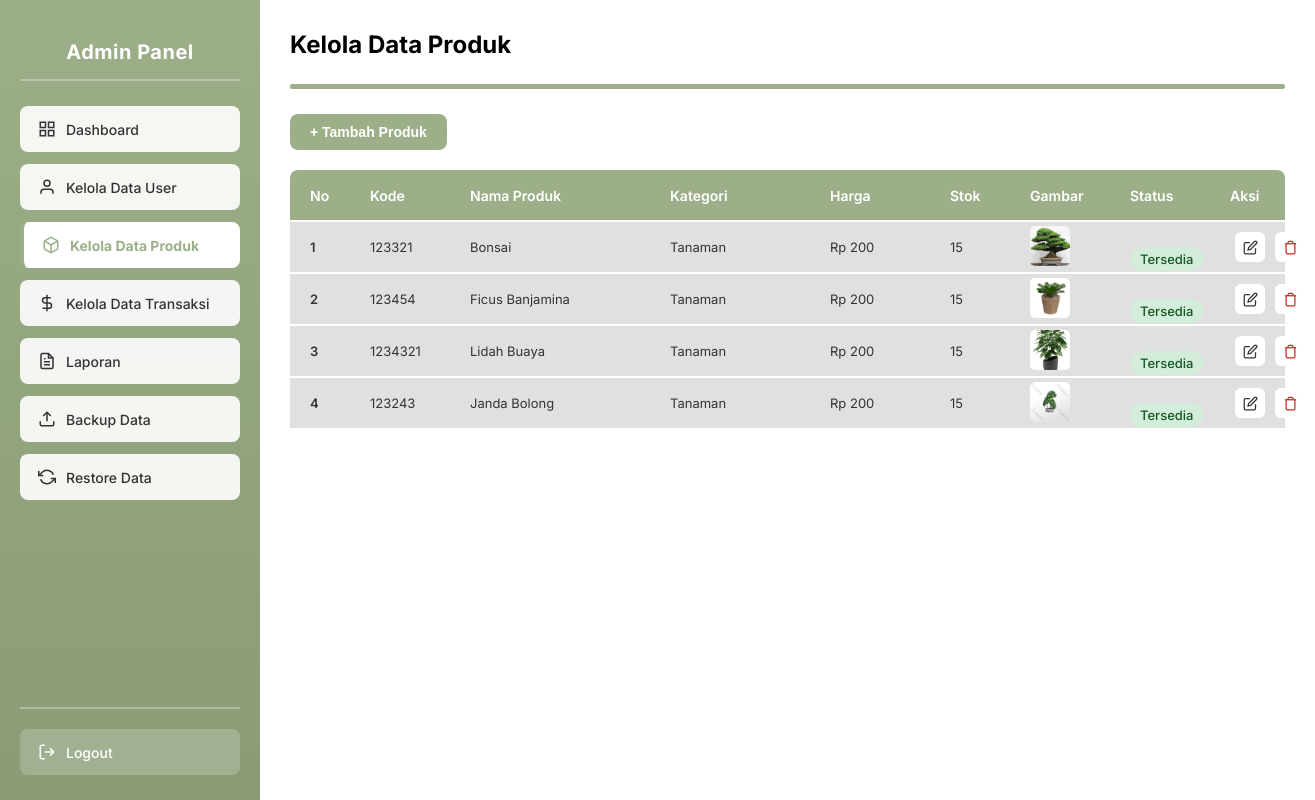
/Admin/kelola_data_produk.php (signed in), run on the app's committed database.
### tables this page shows
CREATE TABLE `produk` (
  `id` int(11) NOT NULL,
  `kode_produk` varchar(50) NOT NULL,
  `nama_produk` varchar(100) NOT NULL,
  `id_kategori` int(11) DEFAULT NULL,
  `harga` decimal(10,2) NOT NULL,
  `stok` int(11) NOT NULL,
  `deskripsi` text DEFAULT NULL,
  `status` enum('tersedia','habis','diskon') DEFAULT 'tersedia',
  `gambar` varchar(255) DEFAULT NULL,
  `created_at` timestamp NOT NULL DEFAULT current_timestamp()
);

CREATE TABLE `kategori` (
  `id` int(11) NOT NULL,
  `nama_kategori` varchar(100) NOT NULL
);

### Admin/kelola_data_produk.php (the view, shortened to what this page needs)
<?php
$koneksi = getKoneksi();
$query = "SELECT p.*, k.nama_kategori
FROM produk p
LEFT JOIN kategori k ON p.id_kategori = k.id
ORDER BY p.id ASC";
$result = mysqli_query($koneksi, $query);
$products = [];
while ($row = mysqli_fetch_assoc($result)) {
    $products[] = $row;
}
?>
<!DOCTYPE html>
<html lang="id">
<head>
</head>
<body>
<div class="main-container">
<div class="sidebar">
<div class="sidebar-header">
<h1 class="sidebar-title">Admin Panel</h1>
</div>
<a href="dashboard.php" class="menu-item">
<svg viewBox="0 0 24 24"><rect x="3" y="3" width="7" height="7"></rect><rect x="14" y="3" width="7" height="7"></rect><rect x="14" y="14" width="7" height="7"></rect><rect x="3" y="14" width="7" height="7"></rect></svg>
Dashboard
</a>
<a href="kelola_data_user.php" class="menu-item">
<svg viewBox="0 0 24 24"><path d="M20 21v-2a4 4 0 0 0-4-4H8a4 4 0 0 0-4 4v2"></path><circle cx="12" cy="7" r="4"></circle></svg>
Kelola Data User
</a>
<a href="kelola_data_produk.php" class="menu-item active">
<svg viewBox="0 0 24 24"><path d="M21 16V8a2 2 0 0 0-1-1.73l-7-4a2 2 0 0 0-2 0l-7 4A2 2 0 0 0 3 8v8a2 2 0 0 0 1 1.73l7 4a2 2 0 0 0 2 0l7-4A2 2 0 0 0 21 16z"></path><polyline points="3.27 6.96 12 12.01 20.73 6.96"></polyline><line x1="12" y1="22.08" x2="12" y2="12"></line></svg>
Kelola Data Produk
</a>
<a href="kelola_data_transaksi.php" class="menu-item">
<svg viewBox="0 0 24 24"><line x1="12" y1="1" x2="12" y2="23"></line><path d="M17 5H9.5a3.5 3.5 0 0 0 0 7h5a3.5 3.5 0 0 1 0 7H6"></path></svg>
Kelola Data Transaksi
</a>
<a href="laporan.php" class="menu-item">
<svg viewBox="0 0 24 24"><path d="M14 2H6a2 2 0 0 0-2 2v16a2 2 0 0 0 2 2h12a2 2 0 0 0 2-2V8z"></path><polyline points="14 2 14 8 20 8"></polyline><line x1="16" y1="13" x2="8" y2="13"></line><line x1="16" y1="17" x2="8" y2="17"></line><polyline points="10 9 9 9 8 9"></polyline></svg>
Laporan
</a>
<a href="backup_data.php" class="menu-item">
<svg viewBox="0 0 24 24"><path d="M21 15v4a2 2 0 0 1-2 2H5a2 2 0 0 1-2-2v-4"></path><polyline points="17 8 12 3 7 8"></polyline><line x1="12" y1="3" x2="12" y2="15"></line></svg>
Backup Data
</a>
<a href="restore_data.php" class="menu-item">
<svg viewBox="0 0 24 24"><polyline points="1 4 1 10 7 10"></polyline><polyline points="23 20 23 14 17 14"></polyline><path d="M20.49 9A9 9 0 0 0 5.64 5.64L1 10m22 4l-4.64 4.36A9 9 0 0 1 3.51 15"></path></svg>
Restore Data
</a>
<div class="logout-section">
<a href="../auth/logout.php" class="logout-btn">
<svg viewBox="0 0 24 24"><path d="M9 21H5a2 2 0 0 1-2-2V5a2 2 0 0 1 2-2h4"></path><polyline points="16 17 21 12 16 7"></polyline><line x1="21" y1="12" x2="9" y2="12"></line></svg>
Logout
</a>
</div>
</div>
<div class="main-content">
<h2 class="page-title">Kelola Data Produk</h2>
<div class="divider"></div>
<button class="btn-add" onclick="openModal('add')">+ Tambah Produk</button>
<div class="table-header">
<span class="col-no">No</span>
<span class="col-kode">Kode</span>
<span class="col-nama">Nama Produk</span>
<span class="col-kategori">Kategori</span>
<span class="col-harga">Harga</span>
<span class="col-stok">Stok</span>
<span class="col-gambar">Gambar</span>
<span class="col-status">Status</span>
<span class="col-aksi">Aksi</span>
</div>
<?php $no = 1; foreach ($products as $product): ?>
<div class="table-row">
<span class="col-no"><?= $no++ ?></span>
<span class="col-kode"><?= htmlspecialchars($product['kode_produk']) ?></span>
<span class="col-nama"><?= htmlspecialchars($product['nama_produk']) ?></span>
<span class="col-kategori"><?= htmlspecialchars($product['nama_kategori'] ?? '-') ?></span>
<span class="col-harga">Rp <?= number_format($product['harga'], 0, ',', '.') ?></span>
<span class="col-stok"><?= $product['stok'] ?></span>
<span class="col-gambar">
<img src="../uploads/<?= $product['gambar'] ?? 'default.jpg' ?>" alt="Produk">
</span>
<span class="col-status <?= $product['status'] ?>">
<span class="badge badge-<?= $product['status']=='tersedia'?'success':($product['status']=='habis'?'danger':'warning') ?>">
<?= ucfirst($product['status']) ?>
</span>
</span>
<button class="btn-action btn-edit" onclick='openModal("edit", <?= json_encode($product) ?>)' title="Edit">
<svg viewBox="0 0 24 24"><path d="M11 4H4a2 2 0 0 0-2 2v14a2 2 0 0 0 2 2h14a2 2 0 0 0 2-2v-7"></path><path d="M18.5 2.5a2.121 2.121 0 0 1 3 3L12 15l-4 1 1-4 9.5-9.5z"></path></svg>
</button>
<a href="?hapus=<?= $product['id'] ?>" class="btn-action btn-delete" onclick="return confirm('Hapus produk ini?')" title="Hapus">
<svg viewBox="0 0 24 24"><polyline points="3 6 5 6 21 6"></polyline><path d="M19 6v14a2 2 0 0 1-2 2H7a2 2 0 0 1-2-2V6m3 0V4a2 2 0 0 1 2-2h4a2 2 0 0 1 2 2v2"></path></svg>
</a>
</div>
<?php endforeach; ?>
</div>
</div>
</body>
</html>

### Admin/kelola_data_produk.php (style rules this page uses)
* { margin: 0; padding: 0; box-sizing: border-box; }
body { font-family: 'Inter', Arial, sans-serif; background: #f5f5f5; color: #333; }
.main-container { display: flex; min-height: 100vh; }
.sidebar { width: 260px; background: linear-gradient(180deg, #9CAF88 0%, #8A9B76 100%); padding: 25px 20px; display: flex; flex-direction: column; position: fixed; height: 100vh; overflow-y: auto; }
.sidebar-header { text-align: center; padding: 15px 0; margin-bottom: 25px; border-bottom: 2px solid rgba(255,255,255,0.3); }
.sidebar-title { color: white; font-size: 20px; font-weight: 700; letter-spacing: 0.5px; }
.menu-item { background-color: rgba(255,255,255,0.9); padding: 14px 18px; margin-bottom: 12px; border-radius: 8px; text-align: left; cursor: pointer; font-weight: 500; color: #333; text-decoration: none; transition: all 0.2s ease; font-size: 14px; display: flex; align-items: center; gap: 10px; }
.menu-item.active { background-color: white; color: #9CAF88; font-weight: 700; border-left: 4px solid #9CAF88; }
.menu-item svg { width: 18px; height: 18px; stroke: currentColor; fill: none; stroke-width: 2; }
.logout-section { margin-top: auto; padding-top: 20px; border-top: 2px solid rgba(255,255,255,0.3); }
.logout-btn { display: flex; align-items: center; gap: 10px; padding: 14px 18px; background-color: rgba(255,255,255,0.2); color: white; border: none; border-radius: 8px; cursor: pointer; font-size: 14px; font-weight: 500; text-decoration: none; transition: background-color 0.2s; }
.logout-btn svg { width: 18px; height: 18px; stroke: white; fill: none; stroke-width: 2; }
.main-content { flex: 1; margin-left: 260px; padding: 30px; background: #fff; min-height: 100vh; }
.page-title { font-size: 24px; font-weight: 700; color: #000; margin-bottom: 25px; }
.divider { width: 100%; height: 5px; background: #9CAF88; margin: 0 0 25px 0; border-radius: 2px; }
.table-header { width: 100%; height: 50px; background: #9CAF88; display: flex; align-items: center; position: relative; margin-bottom: 2px; border-radius: 8px 8px 0 0; }
.table-header span { font-family: Inter; font-size: 14px; position: absolute; font-weight: 600; color: white; }
.table-header .col-no { left: 20px; }
.table-header .col-kode { left: 80px; }
.table-header .col-nama { left: 180px; }
.table-header .col-kategori { left: 380px; }
.table-header .col-harga { left: 540px; }
.table-header .col-stok { left: 660px; }
.table-header .col-gambar { left: 740px; }
.table-header .col-status { left: 840px; }
.table-header .col-aksi { left: 940px; }
.table-row { width: 100%; height: 50px; background: #E0E0E0; display: flex; align-items: center; position: relative; margin-bottom: 2px; }
.table-row span { font-family: Inter; font-size: 13px; position: absolute; }
.table-row .col-no { left: 20px; font-weight: 600; }
.table-row .col-kode { left: 80px; }
.table-row .col-nama { left: 180px; }
.table-row .col-kategori { left: 380px; }
.table-row .col-harga { left: 540px; }
.table-row .col-stok { left: 660px; }
.table-row .col-gambar { left: 740px; }
.table-row .col-gambar img { width: 40px; height: 40px; object-fit: cover; border-radius: 5px; }
.table-row .col-status { left: 840px; font-weight: 500; }
.table-row .col-status.tersedia { color: #2e7d32; }
.btn-action { width: 30px; height: 30px; position: absolute; top: 50%; transform: translateY(-50%); cursor: pointer; background: #fff; border: none; border-radius: 6px; padding: 0; display: flex; align-items: center; justify-content: center; transition: 0.2s; }
.btn-action svg { width: 15px; height: 15px; stroke: #333; fill: none; stroke-width: 2; }
.btn-edit { left: 945px; }
.btn-delete { left: 985px; }
.btn-delete svg { stroke: #c62828; }
.btn-add { display: inline-block; padding: 10px 20px; background: #9CAF88; color: white; border: none; border-radius: 8px; font-size: 14px; font-weight: 600; cursor: pointer; margin-bottom: 20px; transition: 0.2s; }
.badge { padding: 4px 10px; border-radius: 12px; font-size: 12px; font-weight: 500; }
.badge-success { background: #d4edda; color: #155724; }

### data on the page
produk: kode_produk "123321", nama_produk "Bonsai", id_kategori.nama_kategori "Tanaman", harga "200", stok "15", gambar (picture), status "Tersedia"
produk: kode_produk "123454", nama_produk "Ficus Banjamina", id_kategori.nama_kategori "Tanaman", harga "200", stok "15", gambar (picture), status "Tersedia"
produk: kode_produk "1234321", nama_produk "Lidah Buaya", id_kategori.nama_kategori "Tanaman", harga "200", stok "15", gambar (picture), status "Tersedia"
produk: kode_produk "123243", nama_produk "Janda Bolong", id_kategori.nama_kategori "Tanaman", harga "200", stok "15", gambar (picture), status "Tersedia"
